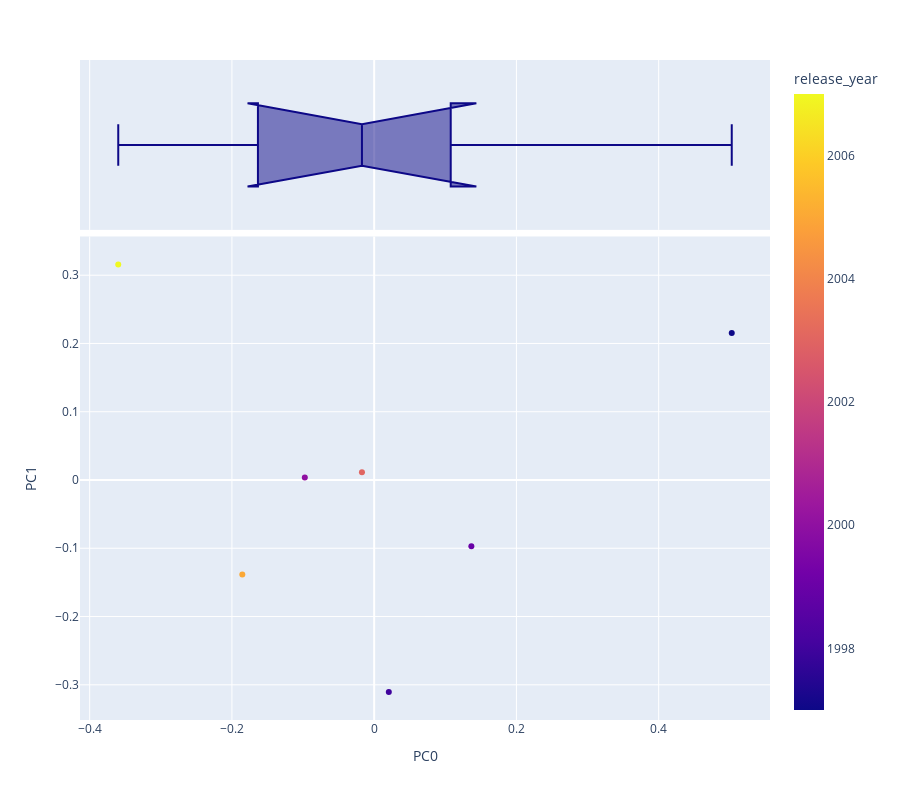

The notebook cell this image was saved under:
### Code cell
vis_pcs(DCM, 0, 1, label = 'release_year', hover_name='title')

### Figure 1 — Plotly figure (JSON) as saved in the notebook; plotly's stock layout.template omitted (floating-point values rounded to 4 significant figures)
{"data": [{"hovertemplate": "<b>%{hovertext}</b><br><br>PC0=%{x}<br>PC1=%{y}<br>release_year=%{marker.color}<extra></extra>", "hovertext": ["Harry Potter And The Sorcerer's Stone", "Harry Potter And The Chamber of Secrets", "Harry Potter And The Prisoner of Azkaban", "Harry Potter And The Goblet of Fire", "Harry Potter And The Order Of The Phoenix", "Harry Potter And The Half Blood Prince", "Harry Potter And The Deathly Hallows"], "legendgroup": "", "marker": {"color": [1997, 1998, 1999, 2000, 2003, 2005, 2007], "coloraxis": "coloraxis", "symbol": "circle"}, "mode": "markers", "name": "", "orientation": "v", "showlegend": false, "type": "scatter", "x": [0.5027, 0.02058, 0.1366, -0.09754, -0.01718, -0.1854, -0.3598], "xaxis": "x", "y": [0.2152, -0.3107, -0.09714, 0.003704, 0.01149, -0.1384, 0.3158], "yaxis": "y"}, {"alignmentgroup": "True", "hovertemplate": "<b>%{hovertext}</b><br><br>PC0=%{x}<extra></extra>", "hovertext": ["Harry Potter And The Sorcerer's Stone", "Harry Potter And The Chamber of Secrets", "Harry Potter And The Prisoner of Azkaban", "Harry Potter And The Goblet of Fire", "Harry Potter And The Order Of The Phoenix", "Harry Potter And The Half Blood Prince", "Harry Potter And The Deathly Hallows"], "legendgroup": "", "marker": {"color": "#0d0887", "symbol": "circle"}, "name": "", "notched": true, "offsetgroup": "", "showlegend": false, "type": "box", "x": [0.5027, 0.02058, 0.1366, -0.09754, -0.01718, -0.1854, -0.3598], "xaxis": "x2", "yaxis": "y2"}], "layout": {"coloraxis": {"colorbar": {"title": {"text": "release_year"}}, "colorscale": [[0, "#0d0887"], [0.1111, "#46039f"], [0.2222, "#7201a8"], [0.3333, "#9c179e"], [0.4444, "#bd3786"], [0.5556, "#d8576b"], [0.6667, "#ed7953"], [0.7778, "#fb9f3a"], [0.8889, "#fdca26"], [1, "#f0f921"]]}, "height": 800, "legend": {"tracegroupgap": 0}, "margin": {"t": 60}, "xaxis": {"anchor": "y", "domain": [0, 1], "title": {"text": "PC0"}}, "xaxis2": {"anchor": "y2", "domain": [0, 1], "matches": "x", "showgrid": true, "showticklabels": false}, "yaxis": {"anchor": "x", "domain": [0, 0.7326], "title": {"text": "PC1"}}, "yaxis2": {"anchor": "x2", "domain": [0.7426, 1], "matches": "y2", "showgrid": false, "showline": false, "showticklabels": false, "ticks": ""}}}
